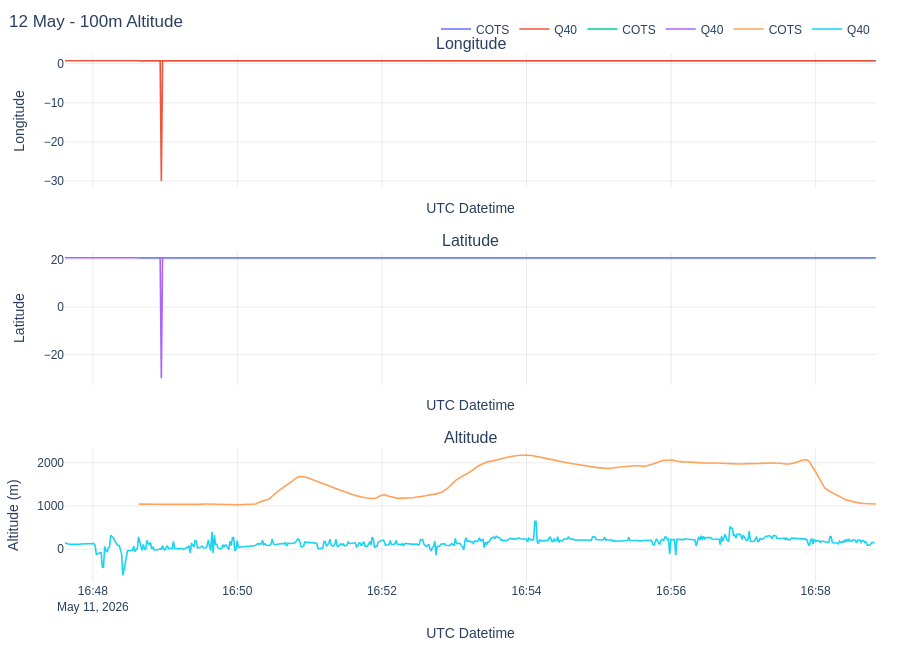

The notebook cell saved with this chart:
### Code cell
#plotting the data
fig = make_subplots(
    rows=3,
    cols=1,
    shared_xaxes=True,
    vertical_spacing=0.12,
    subplot_titles=("Longitude", "Latitude", "Altitude"),
)

fig.add_trace(line_trace(df_m10, "ts", "lon", "COTS"), row=1, col=1)
fig.add_trace(line_trace(df_q40, "ts", "lon", "Q40"), row=1, col=1)

fig.add_trace(line_trace(df_m10, "ts", "lat", "COTS"), row=2, col=1)
fig.add_trace(line_trace(df_q40, "ts", "lat", "Q40"), row=2, col=1)

fig.add_trace(line_trace(df_m10, "ts", "hMSL", "COTS"), row=3, col=1)
fig.add_trace(line_trace(df_q40, "ts", "alt", "Q40"), row=3, col=1)

fig.update_yaxes(title_text="Longitude", row=1, col=1)
fig.update_yaxes(title_text="Latitude", row=2, col=1)
fig.update_yaxes(title_text="Altitude (m)", row=3, col=1)

style_plot(fig, "12 May - 100m Altitude", height=650)
fig.show(config=plot_config)

### Figure 1 — Plotly figure (JSON) as saved in the notebook; plotly's stock layout.template omitted (floating-point values rounded to 4 significant figures; data arrays with more than 128 entries replaced by an {"elided": "..."} marker saying what was removed)
{"data": [{"hovertemplate": "%{fullData.name}<br>x: %{x|%Y-%m-%d %H:%M:%S}<br>y: %{y:.8g}<extra></extra>", "line": {"width": 1.6}, "mode": "lines", "name": "COTS", "type": "scatter", "x": {"elided": "6097 str values"}, "xaxis": "x", "y": {"elided": "6097 float values"}, "yaxis": "y"}, {"hovertemplate": "%{fullData.name}<br>x: %{x|%Y-%m-%d %H:%M:%S}<br>y: %{y:.8g}<extra></extra>", "line": {"width": 1.6}, "mode": "lines", "name": "Q40", "type": "scatter", "x": {"elided": "669 str values"}, "xaxis": "x", "y": {"elided": "669 float values"}, "yaxis": "y"}, {"hovertemplate": "%{fullData.name}<br>x: %{x|%Y-%m-%d %H:%M:%S}<br>y: %{y:.8g}<extra></extra>", "line": {"width": 1.6}, "mode": "lines", "name": "COTS", "type": "scatter", "x": {"elided": "6097 str values"}, "xaxis": "x2", "y": {"elided": "6097 float values"}, "yaxis": "y2"}, {"hovertemplate": "%{fullData.name}<br>x: %{x|%Y-%m-%d %H:%M:%S}<br>y: %{y:.8g}<extra></extra>", "line": {"width": 1.6}, "mode": "lines", "name": "Q40", "type": "scatter", "x": {"elided": "669 str values"}, "xaxis": "x2", "y": {"elided": "669 float values"}, "yaxis": "y2"}, {"hovertemplate": "%{fullData.name}<br>x: %{x|%Y-%m-%d %H:%M:%S}<br>y: %{y:.8g}<extra></extra>", "line": {"width": 1.6}, "mode": "lines", "name": "COTS", "type": "scatter", "x": {"elided": "6097 str values"}, "xaxis": "x3", "y": {"elided": "6097 float values"}, "yaxis": "y3"}, {"hovertemplate": "%{fullData.name}<br>x: %{x|%Y-%m-%d %H:%M:%S}<br>y: %{y:.8g}<extra></extra>", "line": {"width": 1.6}, "mode": "lines", "name": "Q40", "type": "scatter", "x": {"elided": "669 str values"}, "xaxis": "x3", "y": {"elided": "669 float values"}, "yaxis": "y3"}], "layout": {"annotations": [{"font": {"size": 16}, "showarrow": false, "text": "Longitude", "x": 0.5, "xanchor": "center", "xref": "paper", "y": 1, "yanchor": "bottom", "yref": "paper"}, {"font": {"size": 16}, "showarrow": false, "text": "Latitude", "x": 0.5, "xanchor": "center", "xref": "paper", "y": 0.6267, "yanchor": "bottom", "yref": "paper"}, {"font": {"size": 16}, "showarrow": false, "text": "Altitude", "x": 0.5, "xanchor": "center", "xref": "paper", "y": 0.2533, "yanchor": "bottom", "yref": "paper"}], "font": {"family": "Arial, sans-serif", "size": 12}, "height": 650, "hovermode": "x unified", "legend": {"orientation": "h", "x": 1, "xanchor": "right", "y": 1.02, "yanchor": "bottom"}, "margin": {"b": 48, "l": 64, "r": 24, "t": 54}, "title": {"text": "12 May - 100m Altitude", "x": 0.01, "xanchor": "left"}, "xaxis": {"anchor": "y", "domain": [0, 1], "gridcolor": "rgba(0,0,0,0.08)", "matches": "x3", "showgrid": true, "showspikes": true, "showticklabels": false, "spikecolor": "rgba(0,0,0,0.45)", "spikemode": "across", "spikesnap": "cursor", "spikethickness": 1, "title": {"text": "UTC Datetime"}}, "xaxis2": {"anchor": "y2", "domain": [0, 1], "gridcolor": "rgba(0,0,0,0.08)", "matches": "x3", "showgrid": true, "showspikes": true, "showticklabels": false, "spikecolor": "rgba(0,0,0,0.45)", "spikemode": "across", "spikesnap": "cursor", "spikethickness": 1, "title": {"text": "UTC Datetime"}}, "xaxis3": {"anchor": "y3", "domain": [0, 1], "gridcolor": "rgba(0,0,0,0.08)", "showgrid": true, "showspikes": true, "spikecolor": "rgba(0,0,0,0.45)", "spikemode": "across", "spikesnap": "cursor", "spikethickness": 1, "title": {"text": "UTC Datetime"}}, "yaxis": {"anchor": "x", "domain": [0.7467, 1], "gridcolor": "rgba(0,0,0,0.08)", "showgrid": true, "showspikes": true, "spikecolor": "rgba(0,0,0,0.45)", "spikemode": "across", "spikesnap": "cursor", "spikethickness": 1, "title": {"text": "Longitude"}, "zeroline": false}, "yaxis2": {"anchor": "x2", "domain": [0.3733, 0.6267], "gridcolor": "rgba(0,0,0,0.08)", "showgrid": true, "showspikes": true, "spikecolor": "rgba(0,0,0,0.45)", "spikemode": "across", "spikesnap": "cursor", "spikethickness": 1, "title": {"text": "Latitude"}, "zeroline": false}, "yaxis3": {"anchor": "x3", "domain": [0, 0.2533], "gridcolor": "rgba(0,0,0,0.08)", "showgrid": true, "showspikes": true, "spikecolor": "rgba(0,0,0,0.45)", "spikemode": "across", "spikesnap": "cursor", "spikethickness": 1, "title": {"text": "Altitude (m)"}, "zeroline": false}}}
